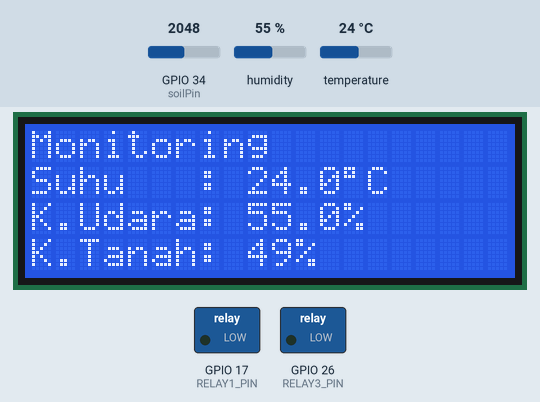
The sketch below on a simulated ESP32. On the bench: 20×4 character LCD, switched loads named in the sketch (green lamp = pin HIGH). The test bench sets the inputs (shaded band); at power-on: GPIO 34 (soilPin) = 2048, humidity 55 %, temperature 24 °C.

Above: at 4.3 s.
4.4 s: GPIO 34 (soilPin) set to 0
At 5.7 s:
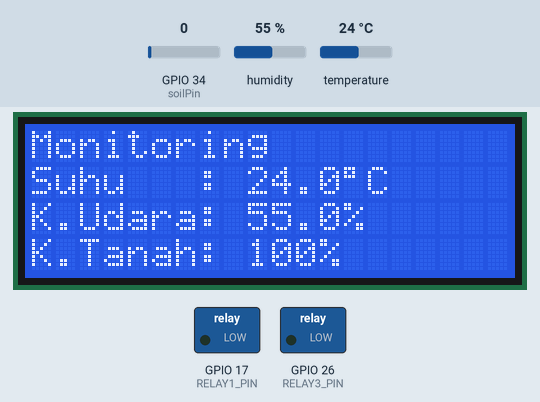
10.3 s: GPIO 34 (soilPin) set to 2827
At 12.6 s:
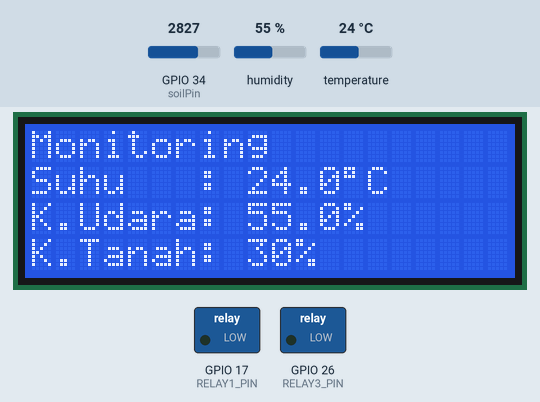
12.9 s: GPIO 34 (soilPin) set to 2905
At 14.1 s:
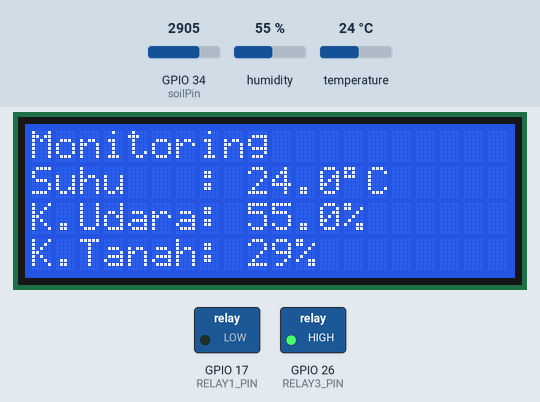
14.9 s: humidity set to 22 %
At 16.7 s:
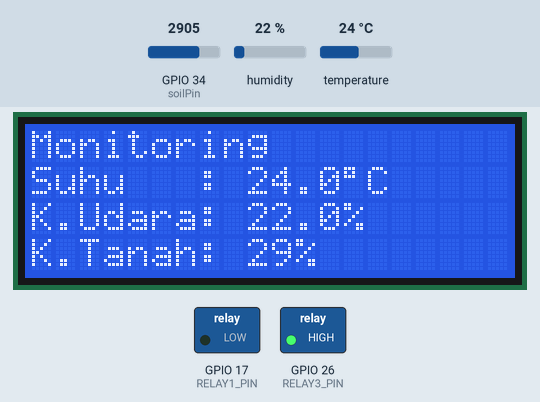
17.0 s: temperature set to 12 °C
At 18.2 s:
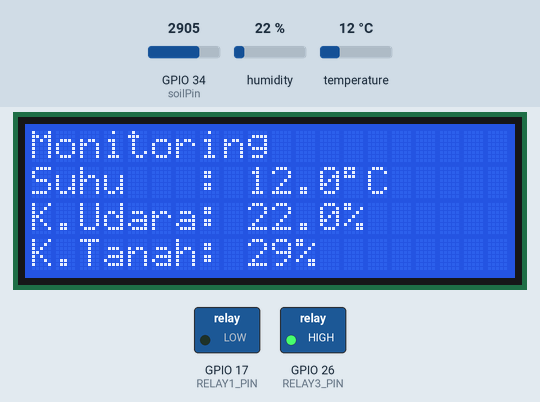
19.1 s: humidity set to 40 %
At 20.8 s:
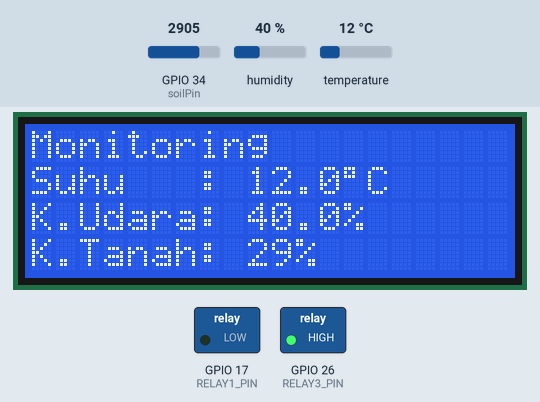
Timing chart, 0 to 22.3 s (numbered marks = the images above; inputs shaded):
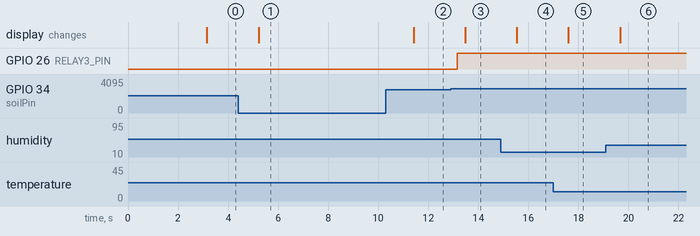

Measured:
- the behaviour switches between 2866 and 2867 on GPIO 34 (soilPin) (found by bisection; images 2 and 3)
- after the input at 4.4 s, the display: changes after 0.82 s (image 1)
- after the input at 10.3 s, the display: changes after 1.1 s (image 2)
- after the input at 12.9 s, GPIO 26 (RELAY3_PIN): LOW → HIGH after 0.25 s; the display: changes after 0.58 s (image 3)
- after the input at 14.9 s, the display: changes after 0.64 s (image 4)
- after the input at 17.0 s, the display: changes after 0.60 s (image 5)
- after the input at 19.1 s, the display: changes after 0.57 s (image 6)

The sketch:

Agrotech_non_IOT.ino
```cpp
#include <Adafruit_Sensor.h>
#include <DHT.h>
#include <LiquidCrystal_I2C.h>
#include <elapsedMillis.h>

#define DHTPIN 4
#define DHTTYPE DHT21
#define RELAY1_PIN 17
#define RELAY3_PIN 26

unsigned long sensorInterval = 500;
unsigned long displayInterval = 1000;

DHT dht(DHTPIN, DHTTYPE);
elapsedMillis sensorMillis;
elapsedMillis displayMillis;

LiquidCrystal_I2C lcd(0x27, 20, 4);
const int soilPin = 34;

int soilValue;
int soilPercentage;
float temperature;
float humidity;

void setup() {
  Serial.begin(115200);

  lcd.init();
  lcd.backlight();
  lcd.setCursor(3, 0);
  lcd.print("Selamat Datang!");
  delay(3000);
  lcd.clear();

  pinMode(soilPin, INPUT);
  pinMode(RELAY1_PIN, OUTPUT);
  pinMode(RELAY3_PIN, OUTPUT);

  digitalWrite(RELAY1_PIN, LOW);
  digitalWrite(RELAY3_PIN, LOW);

  dht.begin();

  lcd.setCursor(0, 0);
  lcd.print("Monitoring");
  lcd.setCursor(0, 1);
  lcd.print("Suhu   : ");
  lcd.setCursor(0, 2);
  lcd.print("K.Udara: ");
  lcd.setCursor(0, 3);
  lcd.print("K.Tanah: ");
}

void loop() {

  // Baca sensor
  if (sensorMillis >= sensorInterval) {

    temperature = dht.readTemperature();
    humidity = dht.readHumidity();

    soilValue = analogRead(soilPin);
    soilPercentage = map(soilValue, 4095, 0, 0, 100);
    soilPercentage = constrain(soilPercentage, 0, 100);

    sensorMillis = 0;
  }

  // Tampilkan ke LCD
  if (displayMillis >= displayInterval) {

    lcd.setCursor(9, 1);
    lcd.print("     ");
    lcd.setCursor(9, 1);
    if (isnan(temperature)) {
      lcd.print("Err");
    } else {
      lcd.print(temperature, 1);
      lcd.print(char(223));
      lcd.print("C");
    }

    lcd.setCursor(9, 2);
    lcd.print("     ");
    lcd.setCursor(9, 2);
    if (isnan(humidity)) {
      lcd.print("Err");
    } else {
      lcd.print(humidity, 1);
      lcd.print("%");
    }

    lcd.setCursor(9, 3);
    lcd.print("     ");
    lcd.setCursor(9, 3);
    lcd.print(soilPercentage);
    lcd.print("%");

    displayMillis = 0;
  }

  // Kontrol Relay 1 (fan)
  if (!isnan(temperature) && !isnan(humidity)) {
    if (temperature > 24 && humidity > 75) {
      digitalWrite(RELAY1_PIN, HIGH);
    } else {
      digitalWrite(RELAY1_PIN, LOW);
    }
  }

  // Kontrol Pompa
  if (soilPercentage < 30) {
    digitalWrite(RELAY3_PIN, HIGH);
  } else {
    digitalWrite(RELAY3_PIN, LOW);
  }
}
```
